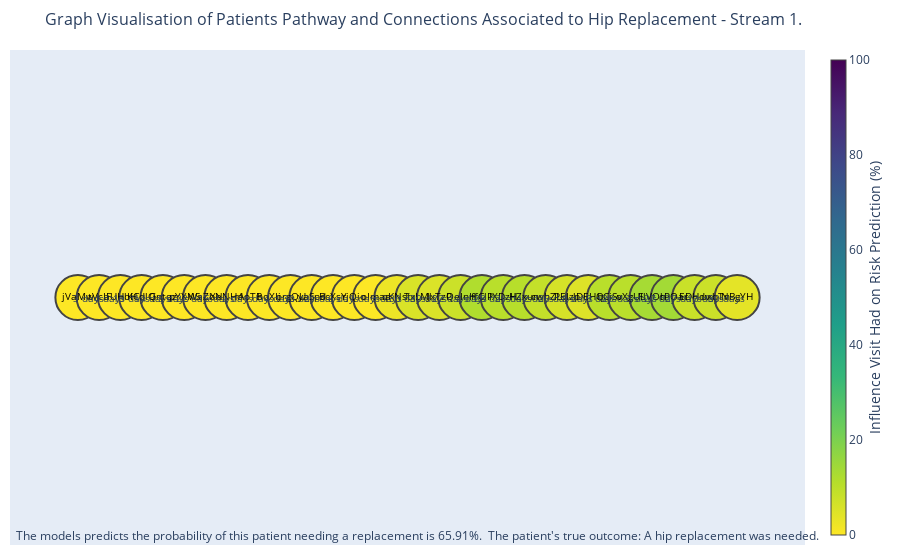

Notebook code for this chart:
### Code cell
weighted_f_map = ga.choose_feat_map(model, 'mean', mean_activation_df)

# map the timesteps to their relevant features
timestep_ave_w_df = gc.calc_timestep_weights(1, filter_size, weighted_f_map, max_timesteps)


# map the timestep values to colour the edges of the graph
read_code_pos_df = gc.map_read_code_labels(pos_df, read_code_map_df, timestep_ave_w_df)

edge_pos_df = gc.create_edge_pos_df(edges_df, pos_df)

gc.plot_gradcam_plotly(edge_pos_df, pos_df, read_code_pos_df, years_in_advance, logits, outcome, 'all_filters_time_act')

### Figure 1 — Plotly figure (JSON) as saved in the notebook; plotly's stock layout.template omitted (floating-point values rounded to 4 significant figures)
{"data": [{"hoverinfo": "none", "line": {"color": "#888", "width": 0.5}, "mode": "lines", "type": "scatter", "x": [0, 1, null, 1, 2, null, 2, 3, null, 3, 4, null, 4, 5, null, 5, 6, null, 6, 7, null, 7, 8, null, 8, 9, null, 9, 10, null, 10, 11, null, 11, 12, null, 12, 13, null, 13, 14, null, 14, 15, null, 15, 16, null, 16, 17, null, 17, 18, null, 18, 19, null, 19, 20, null, 20, 21, null, 21, 22, null, 22, 23, null, 23, 24, null, 24, 25, null, 25, 26, null, 26, 27, null, 27, 28, null, 28, 29, null, 29, 30, null, 30, 31, null], "y": [0, 0, null, 0, 0, null, 0, 0, null, 0, 0, null, 0, 0, null, 0, 0, null, 0, 0, null, 0, 0, null, 0, 0, null, 0, 0, null, 0, 0, null, 0, 0, null, 0, 0, null, 0, 0, null, 0, 0, null, 0, 0, null, 0, 0, null, 0, 0, null, 0, 0, null, 0, 0, null, 0, 0, null, 0, 0, null, 0, 0, null, 0, 0, null, 0, 0, null, 0, 0, null, 0, 0, null, 0, 0, null, 0, 0, null, 0, 0, null, 0, 0, null]}, {"hoverinfo": "text", "hovertext": ["495 ReadCode descript here", "156 ReadCode descript here", "457 ReadCode descript here", "435 ReadCode descript here", "207 ReadCode descript here", "294 ReadCode descript here", "250 ReadCode descript here", "352 ReadCode descript here", "43 ReadCode descript here", "437 ReadCode descript here", "415 ReadCode descript here", "82 ReadCode descript here", "210 ReadCode descript here", "215 ReadCode descript here", "148 ReadCode descript here", "35 ReadCode descript here", "344 ReadCode descript here", "63 ReadCode descript here", "332 ReadCode descript here", "223 ReadCode descript here", "274 ReadCode descript here", "309 ReadCode descript here", "92 ReadCode descript here", "256 ReadCode descript here", "13 ReadCode descript here", "464 ReadCode descript here", "120 ReadCode descript here", "385 ReadCode descript here", "440 ReadCode descript here", "30 ReadCode descript here", "389 ReadCode descript here", "72 ReadCode descript here"], "marker": {"cmax": 100, "cmin": 0, "color": [-4.51, -4.51, -0.2769, -2.91, -2.174, -1.645, -4.563, -3.547, -4.242, -4.613, -2.23, -3.511, -2.398, -0.7145, 0.007252, 2.413, 5.519, 5.298, 7.753, 11.86, 10.47, 10.84, 8.832, 6.243, 4.99, 10.44, 10.31, 13.44, 13.92, 8.016, 7.711, 3.787], "colorbar": {"thickness": 15, "title": {"side": "right", "text": "Influence Visit Had on Risk Prediction (%)"}, "xanchor": "left"}, "colorscale": [[0, "#440154"], [0.1111, "#482878"], [0.2222, "#3e4989"], [0.3333, "#31688e"], [0.4444, "#26828e"], [0.5556, "#1f9e89"], [0.6667, "#35b779"], [0.7778, "#6ece58"], [0.8889, "#b5de2b"], [1, "#fde725"]], "line": {"width": 2}, "reversescale": true, "showscale": true, "size": 45}, "mode": "markers+text", "text": ["jVaMw", "tVcIF", "aUHbH", "KCdlQ", "Gntqz", "pYXNS", "WaZbN", "XeNHd", "rAoTB", "hoXIj", "orgQU", "yaSpd", "BcXsY", "rjQio", "oImaa", "qKNst", "TxLMl", "JxTzP", "QeInH", "ffClP", "IXDzH", "HZxun", "cwhZL", "PEIzp", "lDEHQ", "hCiSv", "oXgUL", "FlVOh", "cPOar", "EDHdv", "uxbTn", "NBgYH"], "textfont": {"color": ["black", "black", "black", "black", "black", "black", "black", "black", "black", "black", "black", "black", "black", "black", "black", "black", "black", "black", "black", "black", "black", "black", "black", "black", "black", "black", "black", "black", "black", "black", "black", "black"], "size": 10}, "textposition": "middle center", "type": "scatter", "x": [0, 1, 2, 3, 4, 5, 6, 7, 8, 9, 10, 11, 12, 13, 14, 15, 16, 17, 18, 19, 20, 21, 22, 23, 24, 25, 26, 27, 28, 29, 30, 31], "y": [0, 0, 0, 0, 0, 0, 0, 0, 0, 0, 0, 0, 0, 0, 0, 0, 0, 0, 0, 0, 0, 0, 0, 0, 0, 0, 0, 0, 0, 0, 0, 0]}], "layout": {"annotations": [{"align": "center", "font": {"size": 10}, "showarrow": false, "text": "3 days", "x": 0.5, "y": 0}, {"align": "center", "font": {"size": 10}, "showarrow": false, "text": "4 days", "x": 1.5, "y": 0}, {"align": "center", "font": {"size": 10}, "showarrow": false, "text": "19 days", "x": 2.5, "y": 0}, {"align": "center", "font": {"size": 10}, "showarrow": false, "text": "14 days", "x": 3.5, "y": 0}, {"align": "center", "font": {"size": 10}, "showarrow": false, "text": "5 days", "x": 4.5, "y": 0}, {"align": "center", "font": {"size": 10}, "showarrow": false, "text": "22 days", "x": 5.5, "y": 0}, {"align": "center", "font": {"size": 10}, "showarrow": false, "text": "15 days", "x": 6.5, "y": 0}, {"align": "center", "font": {"size": 10}, "showarrow": false, "text": "2 days", "x": 7.5, "y": 0}, {"align": "center", "font": {"size": 10}, "showarrow": false, "text": "1 days", "x": 8.5, "y": 0}, {"align": "center", "font": {"size": 10}, "showarrow": false, "text": "4 days", "x": 9.5, "y": 0}, {"align": "center", "font": {"size": 10}, "showarrow": false, "text": "30 days", "x": 10.5, "y": 0}, {"align": "center", "font": {"size": 10}, "showarrow": false, "text": "21 days", "x": 11.5, "y": 0}, {"align": "center", "font": {"size": 10}, "showarrow": false, "text": "6 days", "x": 12.5, "y": 0}, {"align": "center", "font": {"size": 10}, "showarrow": false, "text": "1 days", "x": 13.5, "y": 0}, {"align": "center", "font": {"size": 10}, "showarrow": false, "text": "9 days", "x": 14.5, "y": 0}, {"align": "center", "font": {"size": 10}, "showarrow": false, "text": "30 days", "x": 15.5, "y": 0}, {"align": "center", "font": {"size": 10}, "showarrow": false, "text": "30 days", "x": 16.5, "y": 0}, {"align": "center", "font": {"size": 10}, "showarrow": false, "text": "22 days", "x": 17.5, "y": 0}, {"align": "center", "font": {"size": 10}, "showarrow": false, "text": "2 days", "x": 18.5, "y": 0}, {"align": "center", "font": {"size": 10}, "showarrow": false, "text": "28 days", "x": 19.5, "y": 0}, {"align": "center", "font": {"size": 10}, "showarrow": false, "text": "21 days", "x": 20.5, "y": 0}, {"align": "center", "font": {"size": 10}, "showarrow": false, "text": "12 days", "x": 21.5, "y": 0}, {"align": "center", "font": {"size": 10}, "showarrow": false, "text": "26 days", "x": 22.5, "y": 0}, {"align": "center", "font": {"size": 10}, "showarrow": false, "text": "8 days", "x": 23.5, "y": 0}, {"align": "center", "font": {"size": 10}, "showarrow": false, "text": "19 days", "x": 24.5, "y": 0}, {"align": "center", "font": {"size": 10}, "showarrow": false, "text": "28 days", "x": 25.5, "y": 0}, {"align": "center", "font": {"size": 10}, "showarrow": false, "text": "3 days", "x": 26.5, "y": 0}, {"align": "center", "font": {"size": 10}, "showarrow": false, "text": "27 days", "x": 27.5, "y": 0}, {"align": "center", "font": {"size": 10}, "showarrow": false, "text": "27 days", "x": 28.5, "y": 0}, {"align": "center", "font": {"size": 10}, "showarrow": false, "text": "13 days", "x": 29.5, "y": 0}, {"align": "center", "font": {"size": 10}, "showarrow": false, "text": "30 days", "x": 30.5, "y": 0}, {"showarrow": false, "text": "The models predicts the probability of this patient needing a replacement is 65.91%. \nThe patient's true outcome: A hip replacement was needed.", "x": 0.005, "xref": "paper", "y": -0.002, "yref": "paper"}], "hovermode": "closest", "margin": {"b": 15, "l": 10, "r": 5, "t": 50}, "showlegend": false, "title": {"font": {"size": 16}, "text": "Graph Visualisation of Patients Pathway and Connections Associated to Hip Replacement - Stream 1."}, "xaxis": {"showgrid": false, "showticklabels": false, "zeroline": false}, "yaxis": {"showgrid": false, "showticklabels": false, "zeroline": false}}}
